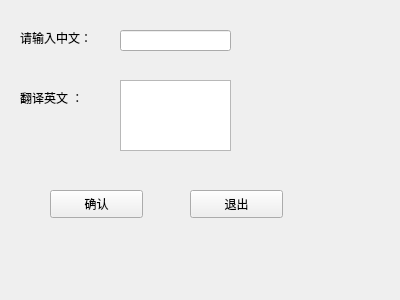
<?xml version="1.0" encoding="UTF-8"?>
<ui version="4.0">
 <class>Form</class>
 <widget class="QWidget" name="Form">
  <property name="geometry">
   <rect>
    <x>0</x>
    <y>0</y>
    <width>400</width>
    <height>300</height>
   </rect>
  </property>
  <property name="windowTitle">
   <string>Form</string>
  </property>
  <widget class="QLineEdit" name="lineEdit">
   <property name="geometry">
    <rect>
     <x>120</x>
     <y>30</y>
     <width>111</width>
     <height>21</height>
    </rect>
   </property>
  </widget>
  <widget class="QPushButton" name="pushButton">
   <property name="geometry">
    <rect>
     <x>50</x>
     <y>190</y>
     <width>93</width>
     <height>28</height>
    </rect>
   </property>
   <property name="text">
    <string>确认</string>
   </property>
  </widget>
  <widget class="QPushButton" name="pushButton_2">
   <property name="geometry">
    <rect>
     <x>190</x>
     <y>190</y>
     <width>93</width>
     <height>28</height>
    </rect>
   </property>
   <property name="text">
    <string>退出</string>
   </property>
  </widget>
  <widget class="QLabel" name="label">
   <property name="geometry">
    <rect>
     <x>20</x>
     <y>30</y>
     <width>81</width>
     <height>16</height>
    </rect>
   </property>
   <property name="text">
    <string>请输入中文：</string>
   </property>
  </widget>
  <widget class="QLabel" name="label_2">
   <property name="geometry">
    <rect>
     <x>20</x>
     <y>90</y>
     <width>91</width>
     <height>16</height>
    </rect>
   </property>
   <property name="text">
    <string>翻译英文 ：</string>
   </property>
  </widget>
  <widget class="QTextBrowser" name="textBrowser">
   <property name="geometry">
    <rect>
     <x>120</x>
     <y>80</y>
     <width>111</width>
     <height>71</height>
    </rect>
   </property>
  </widget>
 </widget>
 <resources/>
 <connections/>
</ui>
